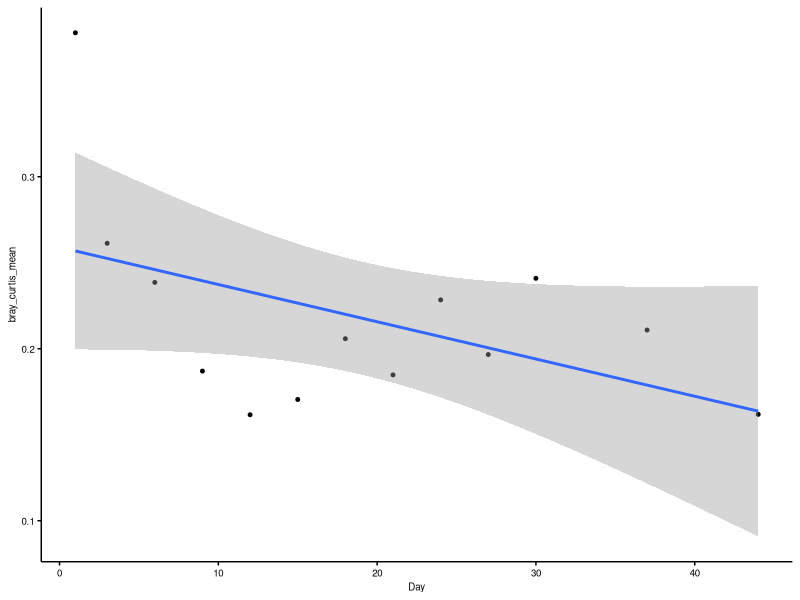
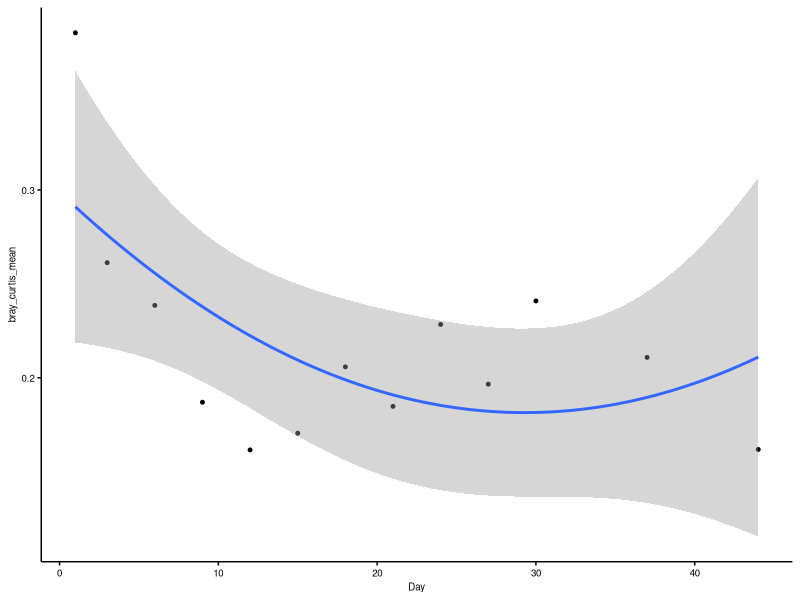
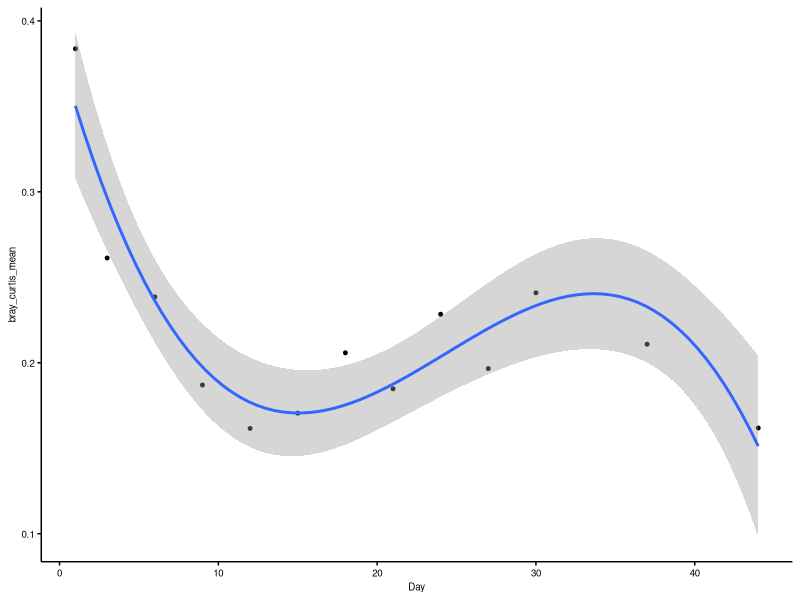

Write R code to recreate these figures, in order.
# Ying Zhu, so_zy2003@126.com
# 2021-07


# clean environment variables
rm(list=ls()) 

# load related packages
library("ggplot2") 

# Set ggplot2 drawing parameter, such as axis line and text size, lengend and title size, and so on.
main_theme = theme(panel.background=element_blank(),
                   panel.grid=element_blank(),
                   axis.line.x=element_line(size=.5, colour="black"),
                   axis.line.y=element_line(size=.5, colour="black"),
                   axis.ticks=element_line(color="black"),
                   axis.text=element_text(color="black", size=7),
                   legend.position="right",
                   legend.background=element_blank(),
                   legend.key=element_blank(),
                   legend.text= element_text(size=7),
                   text=element_text(family="sans", size=7))


#  Design of experiment
design = read.table("metadata.txt", header=T, row.names= 1, sep="\t") 


betadiv= read.table("picrustbray_curtis.txt", header=T, row.names= 1, sep="\t")


betadiv = betadiv[rownames(design), rownames(design)]

betadis=as.matrix(betadiv)

betadis[upper.tri(betadis,diag = T)] <- NA

day <- unique(sort(design$Day))


p=list() 
for (i in day){
  p[[i]] <- betadis[design$Day==i, design$Day==i]
  nrow <- dim(p[[i]])[1]
  ncol <- dim(p[[i]])[2]
  row <- rep(rownames(p[[i]]), ncol)
  col <- rep(colnames(p[[i]]),each=nrow)
  p[[i]] <- data.frame(row, col, value=as.numeric(p[[i]]))
  p[[i]]$day <- rep(i,nrow(p[[i]]))
  
}
p

#combine all the data

frame <- rbind(p[[1]],p[[3]],p[[6]],p[[9]],p[[12]],p[[15]],
               p[[18]],p[[21]], p[[24]], p[[27]],p[[30]],p[[37]],
               p[[44]])


frame <- na.omit(frame)

#boxplot
p=ggplot(frame,aes(x=as.factor(day),y=value))+
  geom_boxplot()+
  labs(x="Day", y="bray_curtis") + theme_classic()
p=p+geom_jitter(position=position_jitter(0.17), size=0.001, alpha=0.3,color='blue')+
  geom_smooth(method = "lm", formula = y ~ poly(x,3))
p=p+theme(axis.text=element_text(angle=45,vjust=1, hjust=1))
p.boxplot=p
# ggsave(paste("kegg_beta_box_bray_curtis",".pdf", sep=""), p.boxplot, width = 4, height =2.5 )



#scatter point
p=ggplot(frame,aes(x=day,y=value))+
  labs(x="Day", y="Bray-Curtis Distance") + theme_classic()+
  geom_point(size=1,alpha=1)
p=p+geom_smooth(method = "lm", formula = y ~ poly(x,3))

# p=p+theme(axis.text=element_text(angle=45,vjust=1, hjust=1))
p=p+main_theme
p.point=p
 # ggsave(paste("kegg_beta_scatter_bray_curtis",".pdf", sep=""), p.point, width = 4, height =2.5 )



#GAM fitting
if(!require("mgcv"))install.packages("mgcv")
library(mgcv)

#mean value
library(dplyr)
temp <- frame%>%
  group_by(day)%>%
  summarize(mean(value))

temp <- as.data.frame(temp)
colnames(temp) <- c("day", "mean")

#scatter point
p=ggplot(temp,aes(x=day,y=mean))+
  labs(x="Day", y="bray_curtis_mean") + theme_classic()+
  geom_point(size=1,alpha=1)
p3=p+geom_smooth(method = "lm", formula = y ~ poly(x,3))+main_theme
p2=p+geom_smooth(method = "lm", formula = y ~ poly(x,2))+main_theme
p1=p+geom_smooth(method = "lm", formula = y ~ x)+main_theme
p1
p2
p3
p.mean.point=p3
# ggsave(paste("kegg_beta_mean_scatter_bray_curtis",".pdf", sep=""), p.mean.point, width = 4, height =2.5 )

#----------------fit the model
# linear model
frame$stage <- frame$day
frame$stage[frame$stage<=24] <- "one"
frame$stage[frame$stage!="one"] <- "two"

lm1 <- lm(value~day+stage, frame)
summary(lm1) #R2=0.01

lm2 <- lm(value~poly(day,2)+stage, frame)
summary(lm2) #R2=0.01033

lm3 <- lm(value~poly(day,3)+stage, frame)
summary(lm3) #R2=0.068 stagetwo

anova(lm1,lm2,lm3)
#选择lm3
# coef_beta_kegg_age<- summary(lm3)$coefficient
# write.table(coef_beta_kegg_age, file="coef_beta_kegg_age.txt", sep = '\t')

#--------------final model----linear mixed-effects models
if(!require(nlme))install.packages("nlme")
library(nlme)

head(frame)
# add a column for individual ID

library(tidyr)

frame$temp <- frame$col
frame1 <- separate(frame,temp, sep="D", into=c("Individual", "day2"))
frame1 <- frame1[,colnames(frame1)!="day2"]

colnames(frame1) <- c("row", "col", "beta_distance", "Day", "Stage","Individual" )


# two stages
lme_1 <- lme(beta_distance~Day+Stage, 
             random=~1|Individual,method ="ML",data=frame1)
summary(lme_1)#stage, day


lme_2 <- lme(beta_distance~poly(Day,2)+Stage, 
             random=~1|Individual,method ="ML",data=frame1)
summary(lme_2)#stage


lme_3 <- lme(beta_distance~poly(Day,3)+Stage, 
             random=~1|Individual,method ="ML",data=frame1)
summary(lme_3)#stage

anova(lme_1,lme_2,lme_3)
# choose lme_3



# three stages
frame1$phase[frame1$Day<12] <- "p1"  #stage one in Figure 1
frame1$phase[frame1$Day%in%c(12,15,18,21,24)] <- "p2"  #stage two in Figure 1
frame1$phase[frame1$Day>24] <- "p3" #stage three in Figure 1

lme_1 <- lme(beta_distance~Day+phase, 
             random=~1|Individual,method ="ML",data=frame1)
summary(lme_1)


lme_2 <- lme(beta_distance~poly(Day,2)+phase, 
             random=~1|Individual,method ="ML",data=frame1)
summary(lme_2)# stage 2


lme_3 <- lme(beta_distance~poly(Day,3)+phase, 
             random=~1|Individual,method ="ML",data=frame1)
summary(lme_3)#stage 3 

anova(lme_1,lme_2,lme_3)
# choose lme_3



#three stages+diet changes

if(!require(lme4))install.packages(lme4)
if(!require(lmerTest))install.packages("lmerTest")
library(lme4)
library(lmerTest)
library(car)

lme_1 <- lmer(beta_distance~Day+phase+Stage+(1|Individual),data=frame1)
summary(lme_1)
vif(lme_1)

lme_2 <- lmer(beta_distance~poly(Day,2)+phase+Stage+(1|Individual), 
              data=frame1)
summary(lme_2)


lme_3 <- lmer(beta_distance~poly(Day,3)+phase+Stage+(1|Individual), 
              data=frame1)
summary(lme_3)#stage 3 

vif(lme_3)

anova(lme_1,lme_2,lme_3)
# choose lme_3
